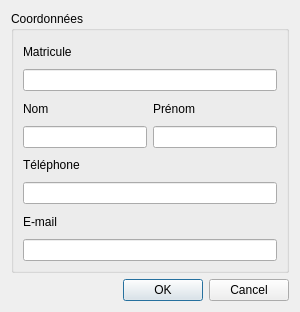
<?xml version="1.0" encoding="UTF-8"?>
<ui version="4.0">
 <class>AddProfessorDialog</class>
 <widget class="QDialog" name="AddProfessorDialog">
  <property name="geometry">
   <rect>
    <x>0</x>
    <y>0</y>
    <width>300</width>
    <height>312</height>
   </rect>
  </property>
  <property name="windowTitle">
   <string>Dialog</string>
  </property>
  <layout class="QGridLayout" name="gridLayout_2">
   <item row="0" column="0">
    <layout class="QVBoxLayout" name="verticalLayout_7">
     <item>
      <widget class="QGroupBox" name="groupBox">
       <property name="title">
        <string>Coordonnées</string>
       </property>
       <layout class="QGridLayout" name="gridLayout">
        <item row="0" column="0">
         <layout class="QVBoxLayout" name="verticalLayout_6">
          <item>
           <layout class="QVBoxLayout" name="verticalLayout">
            <item>
             <widget class="QLabel" name="Label_Matricule">
              <property name="text">
               <string>Matricule</string>
              </property>
             </widget>
            </item>
            <item>
             <widget class="QLineEdit" name="LineEdit_Matricule"/>
            </item>
           </layout>
          </item>
          <item>
           <layout class="QHBoxLayout" name="horizontalLayout">
            <item>
             <layout class="QVBoxLayout" name="verticalLayout_2">
              <item>
               <widget class="QLabel" name="Label_Nom">
                <property name="text">
                 <string>Nom</string>
                </property>
               </widget>
              </item>
              <item>
               <widget class="QLineEdit" name="lineEdit_Nom"/>
              </item>
             </layout>
            </item>
            <item>
             <layout class="QVBoxLayout" name="verticalLayout_3">
              <item>
               <widget class="QLabel" name="Label_Prenom">
                <property name="text">
                 <string>Prénom</string>
                </property>
               </widget>
              </item>
              <item>
               <widget class="QLineEdit" name="LineEdit_Prenom"/>
              </item>
             </layout>
            </item>
           </layout>
          </item>
          <item>
           <layout class="QVBoxLayout" name="verticalLayout_4">
            <item>
             <widget class="QLabel" name="Label_Tel">
              <property name="text">
               <string>Téléphone</string>
              </property>
             </widget>
            </item>
            <item>
             <widget class="QLineEdit" name="LineEdit_Tel"/>
            </item>
           </layout>
          </item>
          <item>
           <layout class="QVBoxLayout" name="verticalLayout_5">
            <item>
             <widget class="QLabel" name="Label_Mail">
              <property name="text">
               <string>E-mail</string>
              </property>
             </widget>
            </item>
            <item>
             <widget class="QLineEdit" name="LineEditMail"/>
            </item>
           </layout>
          </item>
         </layout>
        </item>
       </layout>
      </widget>
     </item>
     <item>
      <widget class="QDialogButtonBox" name="buttonBox">
       <property name="orientation">
        <enum>Qt::Horizontal</enum>
       </property>
       <property name="standardButtons">
        <set>QDialogButtonBox::Cancel|QDialogButtonBox::Ok</set>
       </property>
      </widget>
     </item>
    </layout>
   </item>
  </layout>
 </widget>
 <resources/>
 <connections>
  <connection>
   <sender>buttonBox</sender>
   <signal>accepted()</signal>
   <receiver>AddProfessorDialog</receiver>
   <slot>accept()</slot>
   <hints>
    <hint type="sourcelabel">
     <x>248</x>
     <y>254</y>
    </hint>
    <hint type="destinationlabel">
     <x>157</x>
     <y>274</y>
    </hint>
   </hints>
  </connection>
  <connection>
   <sender>buttonBox</sender>
   <signal>rejected()</signal>
   <receiver>AddProfessorDialog</receiver>
   <slot>reject()</slot>
   <hints>
    <hint type="sourcelabel">
     <x>316</x>
     <y>260</y>
    </hint>
    <hint type="destinationlabel">
     <x>286</x>
     <y>274</y>
    </hint>
   </hints>
  </connection>
 </connections>
</ui>
